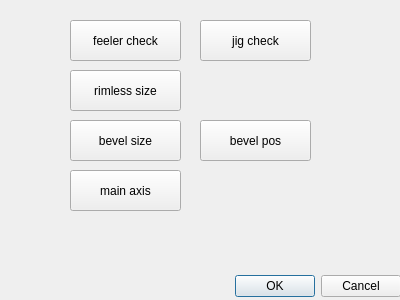
<?xml version="1.0" encoding="UTF-8"?>
<ui version="4.0">
 <class>QuickAdj</class>
 <widget class="QDialog" name="QuickAdj">
  <property name="geometry">
   <rect>
    <x>0</x>
    <y>0</y>
    <width>400</width>
    <height>300</height>
   </rect>
  </property>
  <property name="windowTitle">
   <string>Dialog</string>
  </property>
  <widget class="QDialogButtonBox" name="buttonBox">
   <property name="geometry">
    <rect>
     <x>60</x>
     <y>270</y>
     <width>341</width>
     <height>32</height>
    </rect>
   </property>
   <property name="orientation">
    <enum>Qt::Horizontal</enum>
   </property>
   <property name="standardButtons">
    <set>QDialogButtonBox::Cancel|QDialogButtonBox::Ok</set>
   </property>
  </widget>
  <widget class="QPushButton" name="pushButton_feelerCheck">
   <property name="geometry">
    <rect>
     <x>70</x>
     <y>20</y>
     <width>111</width>
     <height>41</height>
    </rect>
   </property>
   <property name="text">
    <string>feeler check</string>
   </property>
  </widget>
  <widget class="QPushButton" name="pushButton_jigCheck">
   <property name="geometry">
    <rect>
     <x>200</x>
     <y>20</y>
     <width>111</width>
     <height>41</height>
    </rect>
   </property>
   <property name="text">
    <string>jig check</string>
   </property>
  </widget>
  <widget class="QPushButton" name="pushButton_jigCheck_2">
   <property name="geometry">
    <rect>
     <x>70</x>
     <y>70</y>
     <width>111</width>
     <height>41</height>
    </rect>
   </property>
   <property name="text">
    <string>rimless size</string>
   </property>
  </widget>
  <widget class="QPushButton" name="pushButton_jigCheck_3">
   <property name="geometry">
    <rect>
     <x>70</x>
     <y>120</y>
     <width>111</width>
     <height>41</height>
    </rect>
   </property>
   <property name="text">
    <string>bevel size</string>
   </property>
  </widget>
  <widget class="QPushButton" name="pushButton_jigCheck_4">
   <property name="geometry">
    <rect>
     <x>200</x>
     <y>120</y>
     <width>111</width>
     <height>41</height>
    </rect>
   </property>
   <property name="text">
    <string>bevel pos</string>
   </property>
  </widget>
  <widget class="QPushButton" name="pushButton_jigCheck_5">
   <property name="geometry">
    <rect>
     <x>70</x>
     <y>170</y>
     <width>111</width>
     <height>41</height>
    </rect>
   </property>
   <property name="text">
    <string>main axis</string>
   </property>
  </widget>
 </widget>
 <resources/>
 <connections>
  <connection>
   <sender>buttonBox</sender>
   <signal>accepted()</signal>
   <receiver>QuickAdj</receiver>
   <slot>accept()</slot>
   <hints>
    <hint type="sourcelabel">
     <x>248</x>
     <y>254</y>
    </hint>
    <hint type="destinationlabel">
     <x>157</x>
     <y>274</y>
    </hint>
   </hints>
  </connection>
  <connection>
   <sender>buttonBox</sender>
   <signal>rejected()</signal>
   <receiver>QuickAdj</receiver>
   <slot>reject()</slot>
   <hints>
    <hint type="sourcelabel">
     <x>316</x>
     <y>260</y>
    </hint>
    <hint type="destinationlabel">
     <x>286</x>
     <y>274</y>
    </hint>
   </hints>
  </connection>
 </connections>
</ui>
